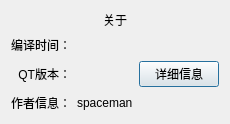
<?xml version="1.0" encoding="UTF-8"?>
<ui version="4.0">
 <class>QDlgAbout</class>
 <widget class="QDialog" name="QDlgAbout">
  <property name="geometry">
   <rect>
    <x>0</x>
    <y>0</y>
    <width>226</width>
    <height>116</height>
   </rect>
  </property>
  <property name="windowTitle">
   <string>关于</string>
  </property>
  <layout class="QVBoxLayout" name="verticalLayout">
   <item>
    <widget class="QLabel" name="label">
     <property name="maximumSize">
      <size>
       <width>16777215</width>
       <height>40</height>
      </size>
     </property>
     <property name="text">
      <string>关于</string>
     </property>
     <property name="alignment">
      <set>Qt::AlignCenter</set>
     </property>
    </widget>
   </item>
   <item>
    <layout class="QGridLayout" name="gridLayout">
     <item row="1" column="1">
      <widget class="QLabel" name="label_Version">
       <property name="text">
        <string/>
       </property>
      </widget>
     </item>
     <item row="0" column="0">
      <widget class="QLabel" name="label_2">
       <property name="minimumSize">
        <size>
         <width>0</width>
         <height>20</height>
        </size>
       </property>
       <property name="maximumSize">
        <size>
         <width>16777215</width>
         <height>20</height>
        </size>
       </property>
       <property name="text">
        <string>编译时间：</string>
       </property>
       <property name="alignment">
        <set>Qt::AlignRight|Qt::AlignTrailing|Qt::AlignVCenter</set>
       </property>
      </widget>
     </item>
     <item row="1" column="2">
      <widget class="QPushButton" name="pushButton_Details">
       <property name="text">
        <string>详细信息</string>
       </property>
      </widget>
     </item>
     <item row="0" column="1">
      <widget class="QLabel" name="label_BuiltDate">
       <property name="text">
        <string/>
       </property>
      </widget>
     </item>
     <item row="1" column="0">
      <widget class="QLabel" name="label_3">
       <property name="text">
        <string>QT版本：</string>
       </property>
       <property name="alignment">
        <set>Qt::AlignRight|Qt::AlignTrailing|Qt::AlignVCenter</set>
       </property>
      </widget>
     </item>
     <item row="2" column="1">
      <widget class="QLabel" name="label_5">
       <property name="text">
        <string>spaceman</string>
       </property>
      </widget>
     </item>
     <item row="2" column="0">
      <widget class="QLabel" name="label_4">
       <property name="minimumSize">
        <size>
         <width>0</width>
         <height>20</height>
        </size>
       </property>
       <property name="maximumSize">
        <size>
         <width>16777215</width>
         <height>20</height>
        </size>
       </property>
       <property name="text">
        <string>作者信息：</string>
       </property>
       <property name="alignment">
        <set>Qt::AlignRight|Qt::AlignTrailing|Qt::AlignVCenter</set>
       </property>
      </widget>
     </item>
     <item row="1" column="3">
      <spacer name="horizontalSpacer">
       <property name="orientation">
        <enum>Qt::Horizontal</enum>
       </property>
       <property name="sizeHint" stdset="0">
        <size>
         <width>40</width>
         <height>20</height>
        </size>
       </property>
      </spacer>
     </item>
    </layout>
   </item>
   <item>
    <spacer name="verticalSpacer">
     <property name="orientation">
      <enum>Qt::Vertical</enum>
     </property>
     <property name="sizeHint" stdset="0">
      <size>
       <width>20</width>
       <height>40</height>
      </size>
     </property>
    </spacer>
   </item>
  </layout>
 </widget>
 <resources/>
 <connections/>
</ui>
